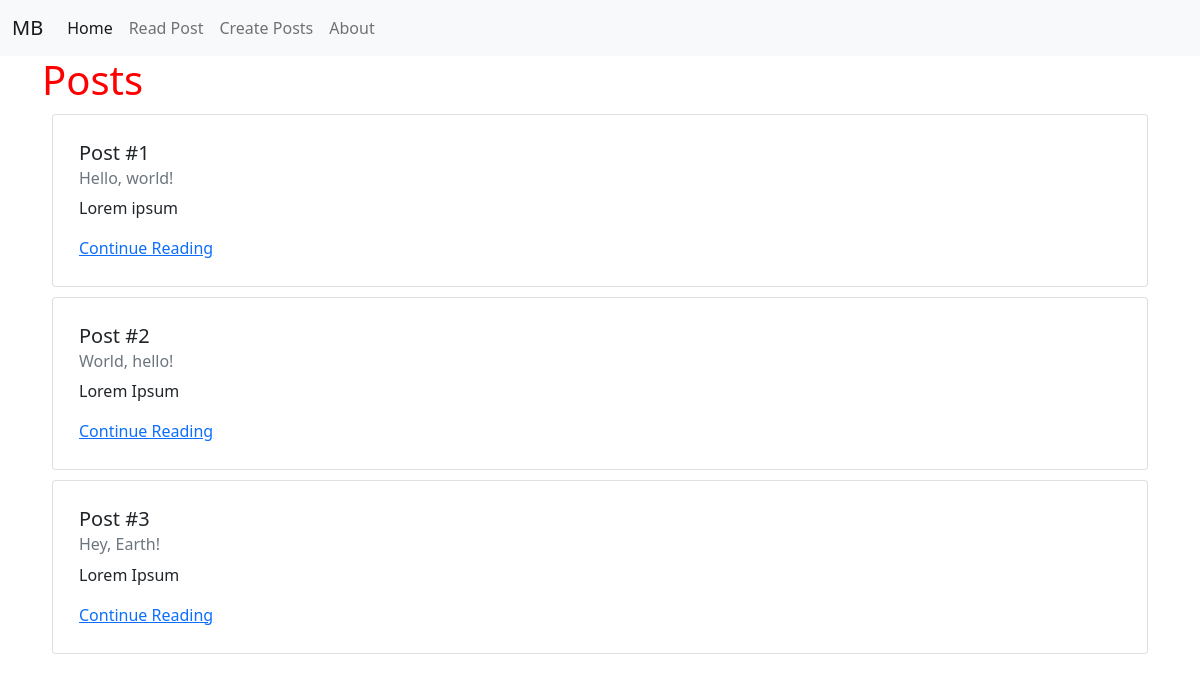
The app's page /posts/, older data.
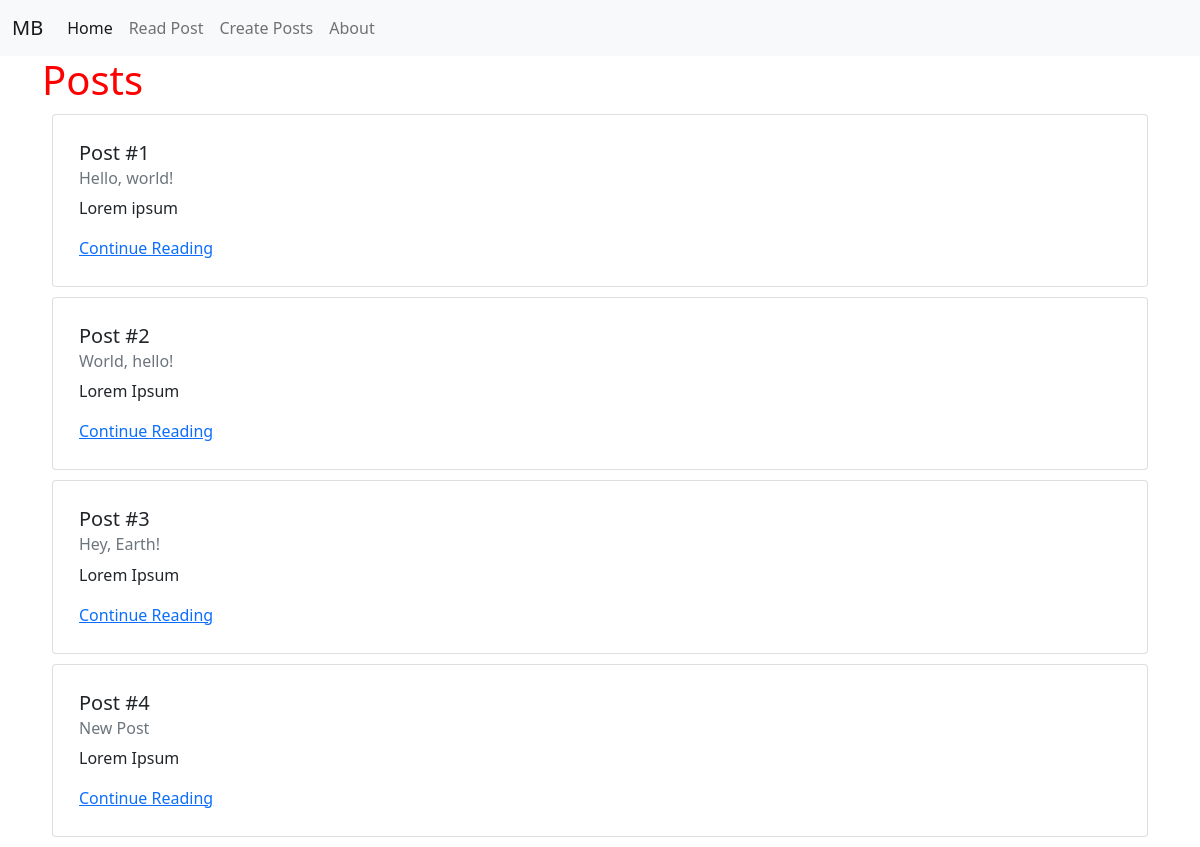
The same page, newer data.
### posts/models.py (models this page shows, shortened)
class Post(models.Model):
    title = models.CharField(max_length=256)
    body = models.TextField()

### posts/views.py (the view)
# urls.py: path('', PostListView.as_view(), name='post_list'),
class PostListView(ListView):
    template_name = 'posts/list.html'
    model = Post

### templates/posts/list.html (shortened to what this page needs)
{% extends 'base.html' %}
{% block content %}
<h1>Posts</h1>
    {% for post in post_list %}
    <div class="card post-list">
        <div class="card-body">
            <h5 class="card-title">Post #{{ post.id }}</h5>
            <h6 class="card-subtitle mb-2 text-muted">{{ post.title }}</h6>
            <p class="card-text">{{ post.body|truncatechars:500 }}</p>
            <a href="{% url 'post_detail' post.id %}" class="card-link">Continue Reading</a>
        </div>
    </div>
    {% endfor %}
{% endblock content %}

### templates/base.html (shortened to what this page needs)
{% load static %}
<!DOCTYPE html>
<html lang="en">
<head>
    <link href="https://cdn.jsdelivr.net/npm/bootstrap@5.1.3/dist/css/bootstrap.min.css" rel="stylesheet">
    <link href="{% static 'css/base.css' %}" rel="stylesheet"
</head>
<body>
    <nav class="navbar navbar-expand-lg navbar-light bg-light">
        <div class="container-fluid">
            <a class="navbar-brand" href="{% url 'home' %}">MB</a>
            <div class="collapse navbar-collapse" id="navbarNav">
            <ul class="navbar-nav">
                <li class="nav-item">
                <a class="nav-link active" aria-current="page" href="{% url 'home' %}">Home</a>
                </li>
                <li class="nav-item">
                <a class="nav-link" href="{% url 'post_list' %}">Read Post</a>
                </li>
                <li class="nav-item">
                    <a class="nav-link" href="{% url 'post_new' %}">Create Posts</a>
                    </li>
                <li class="nav-item">
                <a class="nav-link" href="{% url 'about' %}">About</a>
                </li>
            </ul>
            </div>
        </div>
    </nav>
<div class="container">
    {% block content %}
    {% endblock content %}
</div>
</body>
</html>

### static/css/base.css (style rules this page uses)
h1 { color: red; }
.post-list { margin: 10px; padding: 10px; }

Row changes from the older to the newer data that the page shows:
added Post: id "4", title "New Post", body "Lorem Ipsum"
